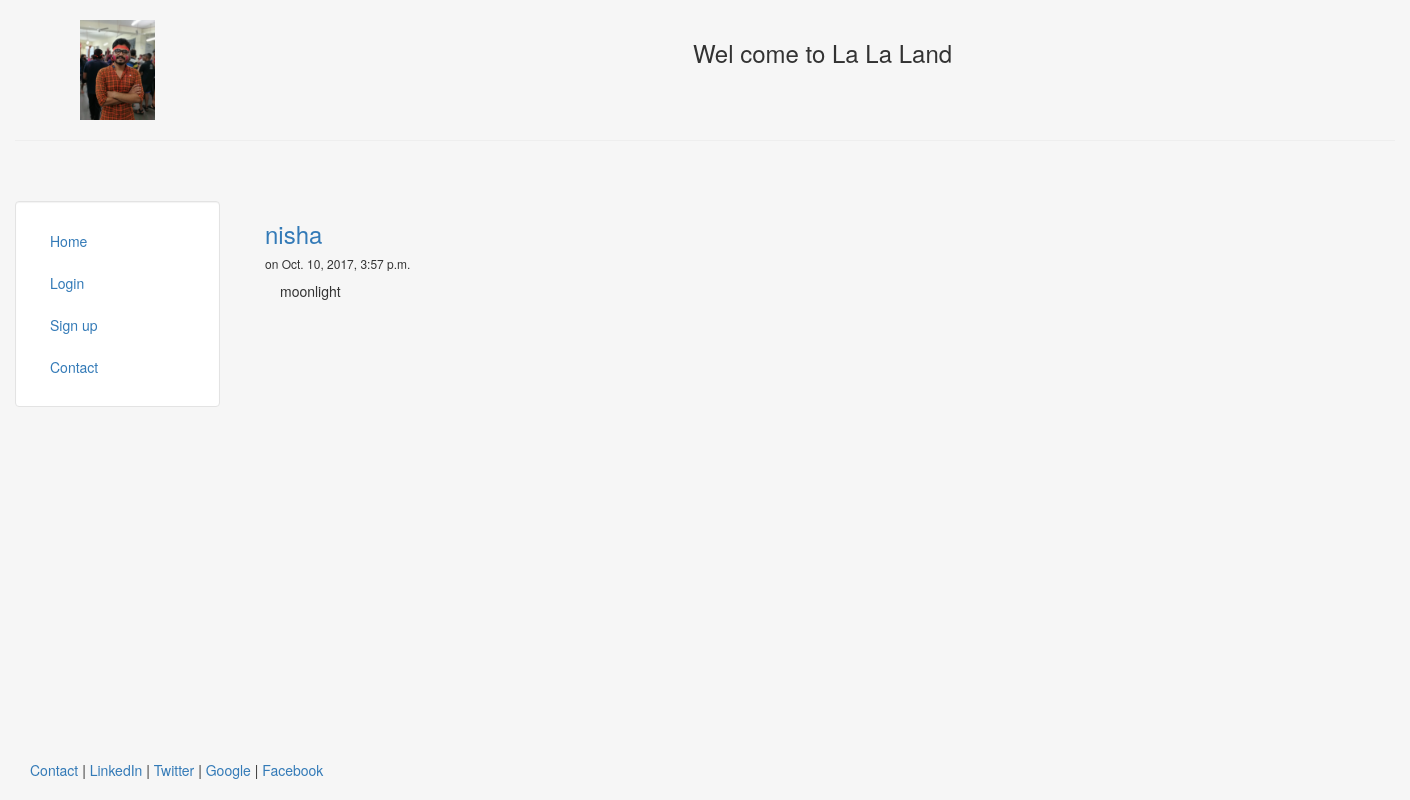
The app's page /blog/4, older data.
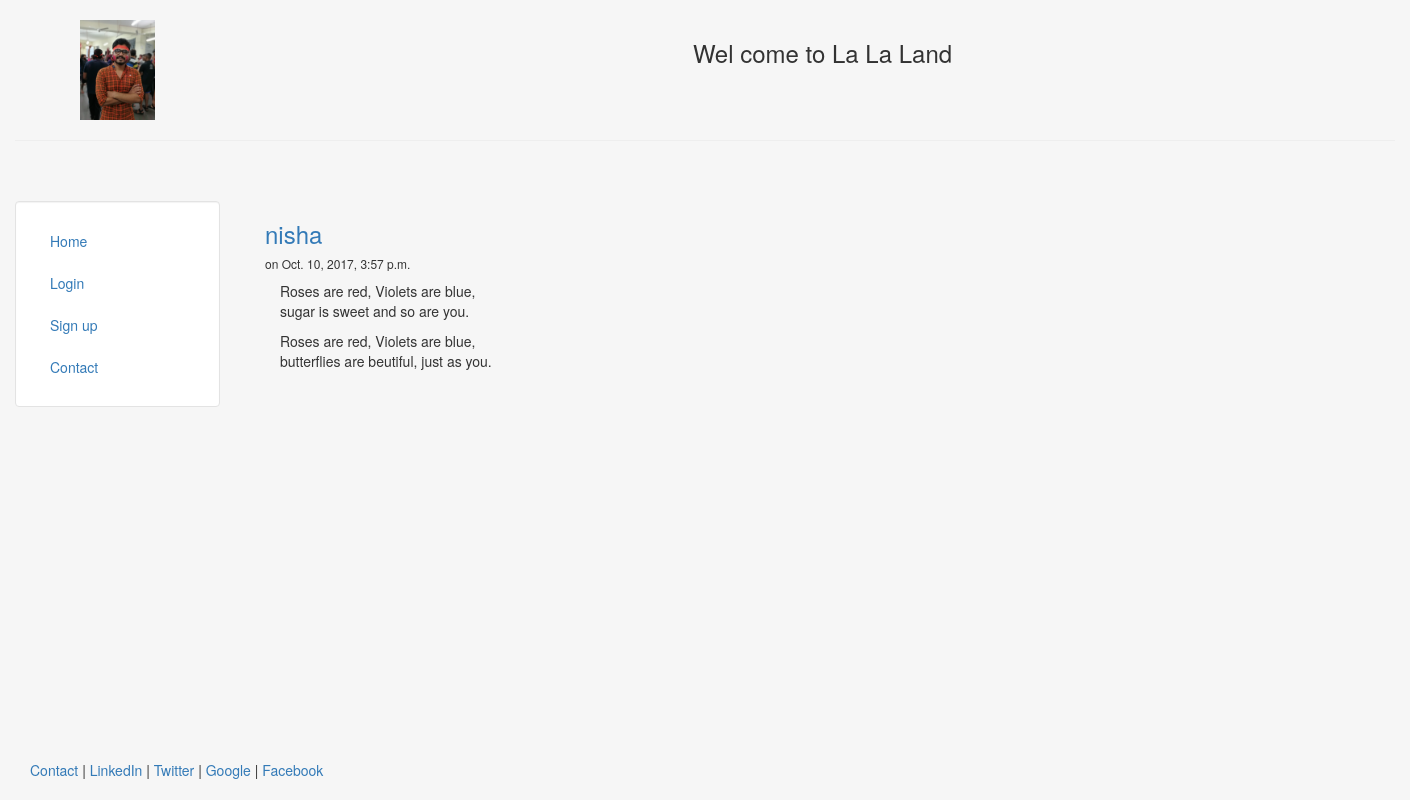
The same page, newer data.
### blog/models.py (models this page shows, shortened)
class Post(models.Model):
	title = models.CharField(max_length = 140)
	body = models.TextField()
	date = models.DateTimeField()

### blog/templates/blog/post.html
{% extends "personal/header.html" %}
{% block content %}
<h3><a href="/blog/{{post.id}}">{{ post.title }}</a></h3>
<h6> on {{ post.date }}</h6>
<div class = "container">
	{{ post.body|safe|linebreaks}}
</div>
<br><br>
{% endblock %}

Row changes from the older to the newer data that the page shows:
changed Post "nisha": body "moonlight" → "Roses are red, Violets are blue, sugar is sweet and so are you. Roses are red, Violets are blue, butterflies are beutiful, just as you."
